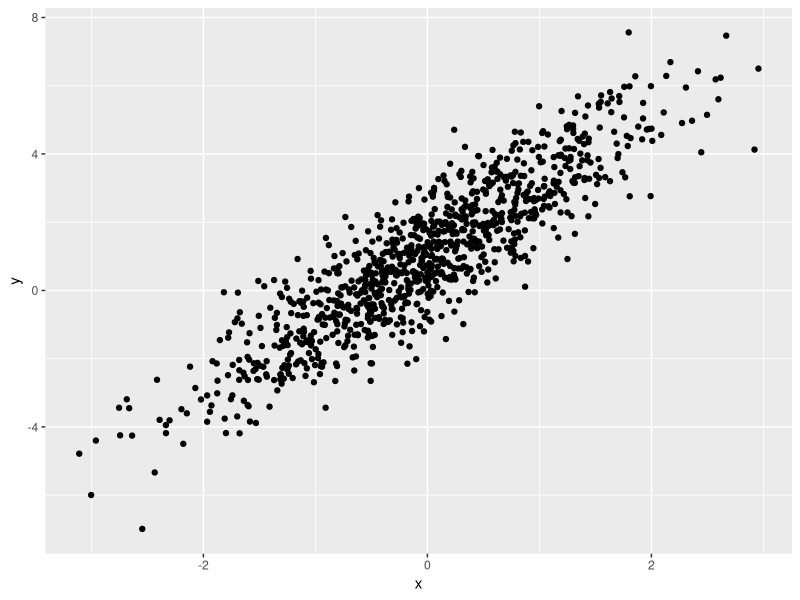

This chart was generated by the following R code:
## ---- chunk 1
library(tidyverse)
## ---- chunk 2
samp = rnorm(100)
length(samp)
## ---- chunk 3
plot_df = tibble(
  x = rnorm(n = 1000),
  y = 1 + 2 * x + rnorm(1000)
)

ggplot(plot_df, aes(x = x, y = y)) + geom_point()
## ---- chunk 4

df <- tibble(
x = rnorm(500, mean = 1),
y = (x > 0),
z = abs(x)
)


med = median(df$z)
